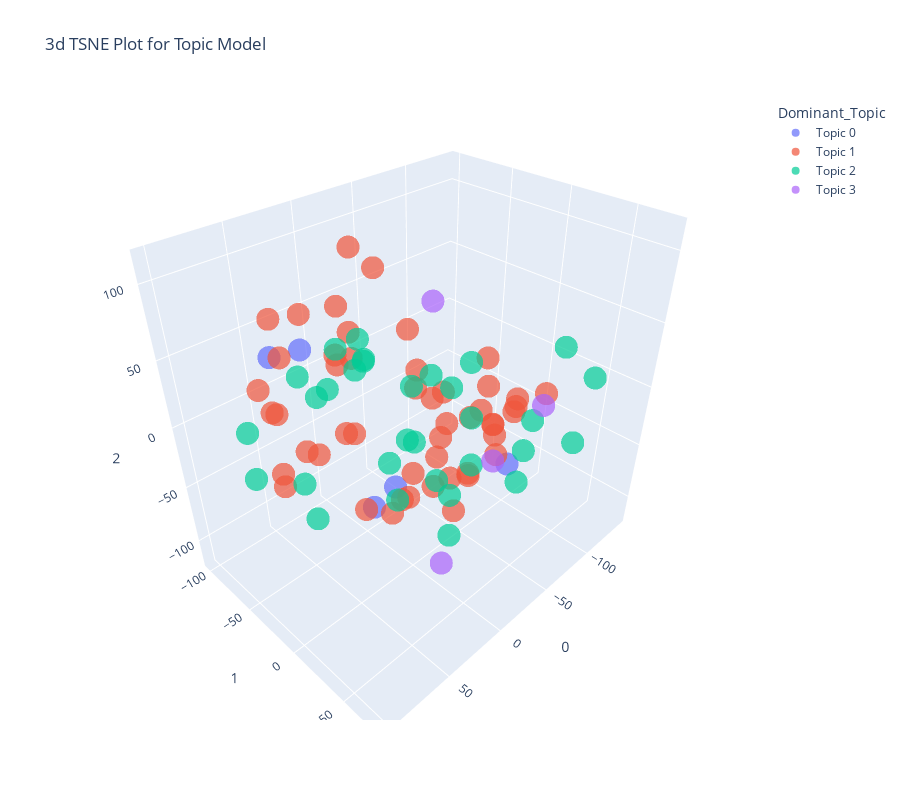

The cell this chart's notebook holds for it:
### Markdown cell above
<a id = "1.0"></a>
<p style="font-size:20px;color:#34656d;font-family:'Avantgarde';text-align:left;border-radius:5px;">
<strong>
<a href="https://datascientest.com/es/comprende-el-algoritmo-t-sne-en-3-pasos" target=\"_blank\">Algoritmo t-SNE</a>
</strong></p>

### Code cell
plot_model(model=lda, plot = 'tsne')

### Figure 1 — Plotly figure (JSON) as saved in the notebook; plotly's stock layout.template omitted (floating-point values rounded to 4 significant figures)
{"data": [{"hovertemplate": "Dominant_Topic=Topic 0<br>0=%{x}<br>1=%{y}<br>2=%{z}<extra></extra>", "legendgroup": "Topic 0", "marker": {"color": "#636efa", "opacity": 0.7, "symbol": "circle"}, "mode": "markers", "name": "Topic 0", "scene": "scene", "showlegend": true, "type": "scatter3d", "x": [100.8, -8.714, 82.89, -70.51, 24.02], "y": [5.751, -26.7, 5.764, 24.4, -12.48], "z": [97.58, -71.88, 94.3, -56.74, -61.0]}, {"hovertemplate": "Dominant_Topic=Topic 1<br>0=%{x}<br>1=%{y}<br>2=%{z}<extra></extra>", "legendgroup": "Topic 1", "marker": {"color": "#EF553B", "opacity": 0.7, "symbol": "circle"}, "mode": "markers", "name": "Topic 1", "scene": "scene", "showlegend": true, "type": "scatter3d", "x": [-9.418, -13.72, -72.04, 67.92, -36.99, 33.62, 43.35, 67.73, 48.82, -27.29, -27.06, 32.72, 65.84, -73.98, -87.8, 39.65, -88.25, -12.91, -10.41, -24.68, -15.06, 9.346, 38.72, -6.482, 2.629, 39.28, 24.97, 29.28, -64.4, -15.56, -62.08, -3.816, 74.22, 78.31, -32.2, -57.51, 94.49, -18.34, -7.871, 41.48, 8.766, -31.56, 22.89, 61.91, 9.076, -42.4, 72.88, -0.8318, 88.79], "y": [61.08, -47.88, 10.14, 15.57, 35.64, -63.65, -42.68, -49.32, 71.96, -32.57, 24.97, 52.97, 16.61, 23.96, -12.74, -99.15, -16.85, 37.08, -71.85, 7.097, 68.49, -10.76, -2.996, 18.89, 21.65, -9.466, -26.09, 34.08, -70.46, -72.82, -22.58, -0.5715, -10.33, -20.75, 56.62, -13.71, -0.8224, 45.24, 58.5, 43.19, 55.8, 76.7, -44.56, -75.39, -0.791, -23.53, -41.15, -70.97, -13.58], "z": [7.108, 89.97, -39.29, 83.38, 1.911, 69.59, -21.86, -38.49, 84.51, -97.25, 6.899, 24.69, 39.2, -12.83, 8.528, -18.6, -39.05, -23.55, -48.96, -5.988, 42.71, -75.06, -47.18, -1.333, -34.47, 80.96, 50.88, 71.31, 18.04, 95.4, -93.19, 27.99, 16.2, 76.44, 33.93, -118.6, 113.4, 44.0, 28.56, 12.36, -1.279, 47.54, 44.44, 21.9, -56.17, -9.254, -19.88, 59.81, 48.11]}, {"hovertemplate": "Dominant_Topic=Topic 2<br>0=%{x}<br>1=%{y}<br>2=%{z}<extra></extra>", "legendgroup": "Topic 2", "marker": {"color": "#00cc96", "opacity": 0.7, "symbol": "circle"}, "mode": "markers", "name": "Topic 2", "scene": "scene", "showlegend": true, "type": "scatter3d", "x": [-141.1, -21.27, -23.83, -65.83, 27.52, 33.57, 0.318, 82.77, 14.27, -31.25, -47.11, -35.94, -30.13, 6.112, 11.15, 17.24, 83.06, 52.2, 25.88, -88.27, -25.37, 80.53, -12.83, -25.78, -14.74, -85.11, 74.09, 30.14, -61.52, 5.323, -52.76], "y": [43.51, -101.5, -0.4718, 77.69, 59.04, -4.795, -86.03, 0.9496, 10.32, -49.37, 53.86, -18.45, -80.66, 39.17, -40.5, 17.43, -59.12, -39.02, -64.16, 49.74, -80.61, -6.986, -11.28, 73.28, 34.44, -21.22, -73.83, 11.0, -22.85, 53.58, 46.54], "z": [-7.046, 6.35, -59.06, -5.743, -34.63, 61.79, -11.33, 76.18, 3.272, -113.4, -15.01, 14.81, 2.927, -28.96, 29.92, 47.6, 8.084, -70.5, 4.671, 43.0, 21.53, -2.455, -24.94, 29.9, 57.1, -92.63, -43.17, -5.544, -9.225, 37.56, -49.5]}, {"hovertemplate": "Dominant_Topic=Topic 3<br>0=%{x}<br>1=%{y}<br>2=%{z}<extra></extra>", "legendgroup": "Topic 3", "marker": {"color": "#ab63fa", "opacity": 0.7, "symbol": "circle"}, "mode": "markers", "name": "Topic 3", "scene": "scene", "showlegend": true, "type": "scatter3d", "x": [21.15, -55.01, -38.83, -86.18], "y": [47.4, 23.49, -20.32, 39.2], "z": [-71.94, -45.61, 68.03, -6.077]}], "layout": {"height": 800, "legend": {"title": {"text": "Dominant_Topic"}, "tracegroupgap": 0}, "scene": {"domain": {"x": [0, 1], "y": [0, 1]}, "xaxis": {"title": {"text": "0"}}, "yaxis": {"title": {"text": "1"}}, "zaxis": {"title": {"text": "2"}}}, "title": {"text": "3d TSNE Plot for Topic Model"}, "width": 900}}
